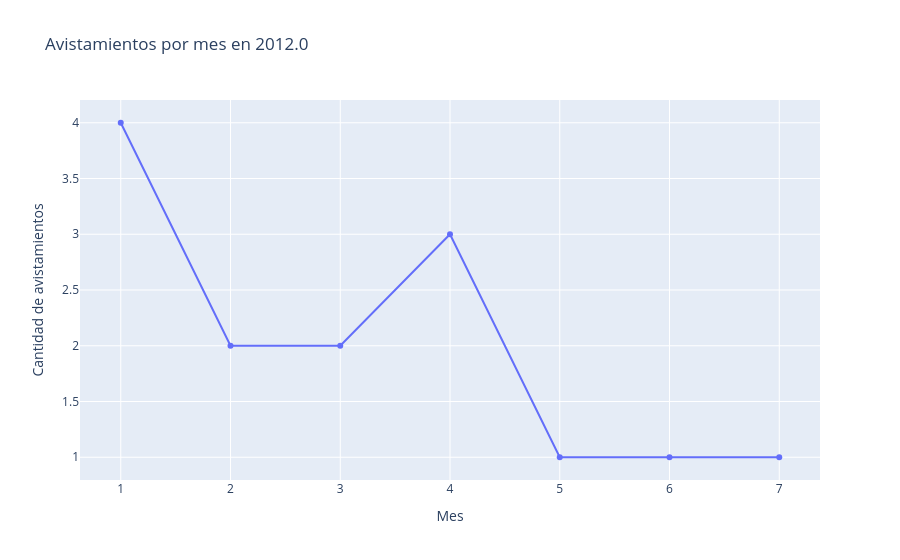

The code cell stored with this chart in its notebook:
### Markdown cell above
### Pregunta 4
¿Cómo cambió la cantidad de avistamientos de felinos durante los últimos meses del año más reciente?

### Code cell
anio_actual = feli["year"].max()
feli_actual = feli[feli["year"] == anio_actual]
meses_actual = feli_actual["month"].value_counts().sort_index()

fig = px.line(
    x=meses_actual.index,
    y=meses_actual.values,
    title=f"Avistamientos por mes en {anio_actual}",
    labels={"x": "Mes", "y": "Cantidad de avistamientos"},
    markers=True
)

fig.show()

### Figure 1 — Plotly figure (JSON) as saved in the notebook; plotly's stock layout.template omitted (floating-point values rounded to 4 significant figures)
{"data": [{"hovertemplate": "Mes=%{x}<br>Cantidad de avistamientos=%{y}<extra></extra>", "legendgroup": "", "line": {"color": "#636efa", "dash": "solid"}, "marker": {"symbol": "circle"}, "mode": "lines+markers", "name": "", "orientation": "v", "showlegend": false, "type": "scatter", "x": [1.0, 2.0, 3.0, 4.0, 5.0, 6.0, 7.0], "xaxis": "x", "y": [4, 2, 2, 3, 1, 1, 1], "yaxis": "y"}], "layout": {"legend": {"tracegroupgap": 0}, "title": {"text": "Avistamientos por mes en 2012.0"}, "xaxis": {"anchor": "y", "domain": [0, 1], "title": {"text": "Mes"}}, "yaxis": {"anchor": "x", "domain": [0, 1], "title": {"text": "Cantidad de avistamientos"}}}}
